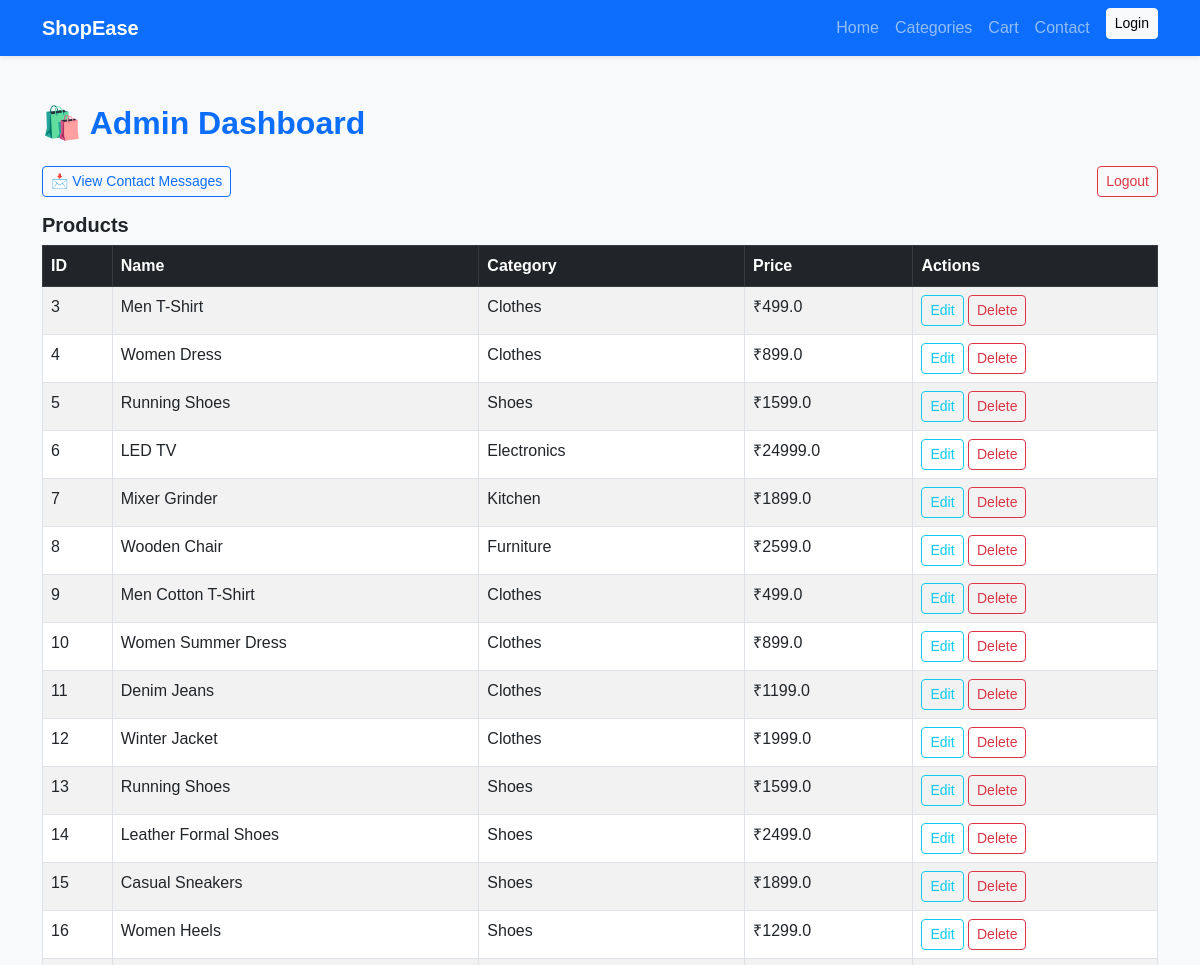
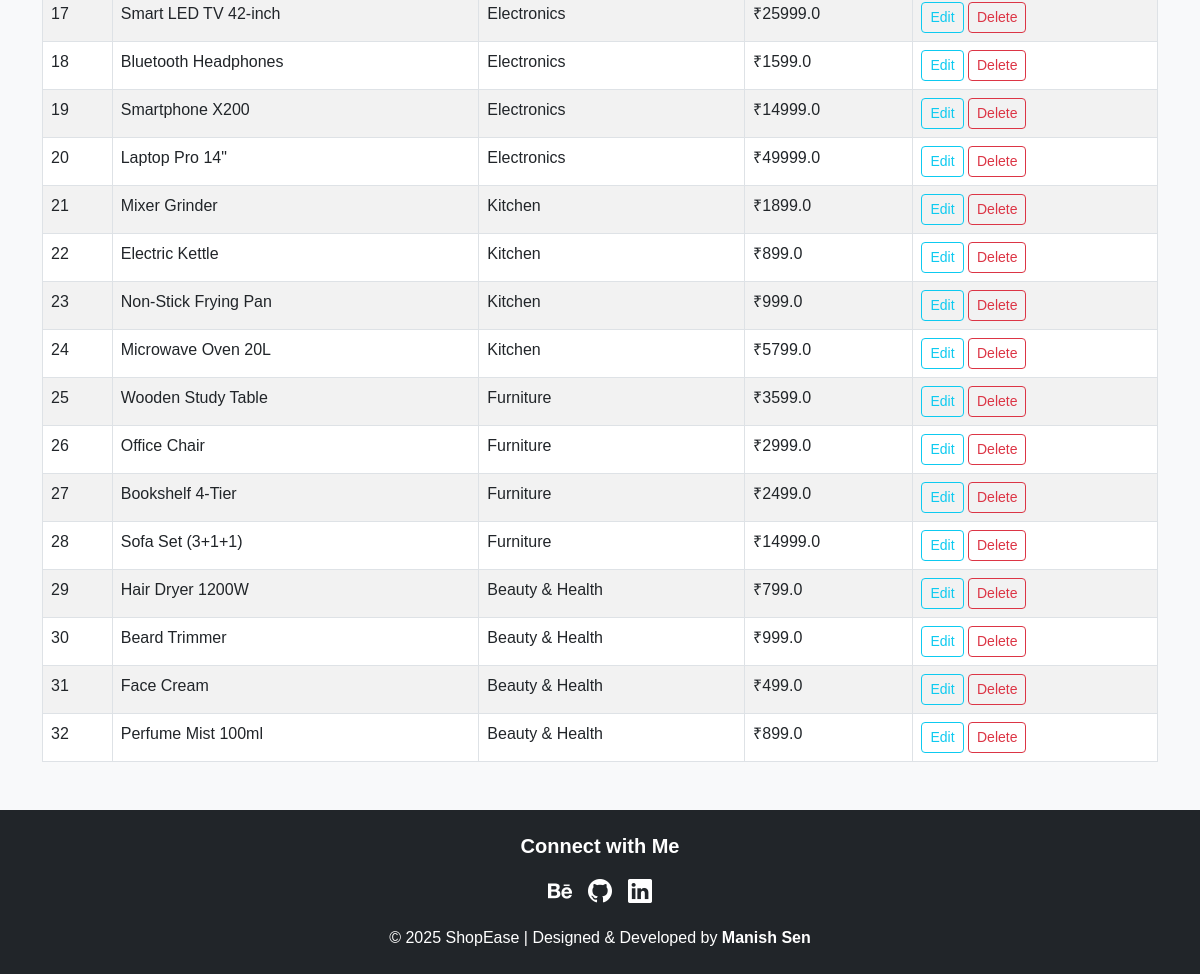
The page /admin_dashboard (signed in) on the database its author committed (2 pictures, top to bottom).
### tables this page shows
CREATE TABLE products (
                id INTEGER PRIMARY KEY AUTOINCREMENT,
                name TEXT,
                category TEXT,
                price REAL,
                image TEXT,
                description TEXT
            );

### app.py (the view)
@app.route('/admin_dashboard')
def admin_dashboard():
    if 'admin' not in session:
        return redirect(url_for('admin_login'))
    conn = sqlite3.connect("database.db")
    conn.row_factory = sqlite3.Row
    cur = conn.cursor()
    cur.execute("SELECT * FROM products")
    products = cur.fetchall()
    cur.execute("SELECT * FROM orders")
    orders = cur.fetchall()
    conn.close()
    return render_template("admin_dashboard.html", products=products, orders=orders)

### templates/admin_dashboard.html
{% extends "base.html" %}
{% block content %}
<h2 class="fw-bold text-primary mb-4">🛍️ Admin Dashboard</h2>
<div class="mb-3">
  <a href="/admin_contacts" class="btn btn-outline-primary btn-sm">📩 View Contact Messages</a>
  <a href="/logout" class="btn btn-outline-danger btn-sm float-end">Logout</a>
</div>
<h5 class="fw-bold">Products</h5>
<table class="table table-striped table-bordered">
  <thead class="table-dark">
    <tr><th>ID</th><th>Name</th><th>Category</th><th>Price</th><th>Actions</th></tr>
  </thead>
  <tbody>
    {% for p in products %}
    <tr>
      <td>{{ p['id'] }}</td>
      <td>{{ p['name'] }}</td>
      <td>{{ p['category'] }}</td>
      <td>₹{{ p['price'] }}</td>
      <td>
        <a href="/edit_product/{{ p['id'] }}" class="btn btn-sm btn-outline-info">Edit</a>
        <a href="/delete_product/{{ p['id'] }}" class="btn btn-sm btn-outline-danger">Delete</a>
      </td>
    </tr>
    {% endfor %}
  </tbody>
</table>
{% endblock %}

### static/css/style.css (style rules this page uses)
body { font-family: 'Poppins', sans-serif; background-color: #f8f9fa; }

### rows shown on the page
products: id "3", name "Men T-Shirt", category "Clothes", price "499.0"
products: id "4", name "Women Dress", category "Clothes", price "899.0"
products: id "5", name "Running Shoes", category "Shoes", price "1599.0"
products: id "6", name "LED TV", category "Electronics", price "24999.0"
products: id "7", name "Mixer Grinder", category "Kitchen", price "1899.0"
products: id "8", name "Wooden Chair", category "Furniture", price "2599.0"
products: id "9", name "Men Cotton T-Shirt", category "Clothes", price "499.0"
products: id "10", name "Women Summer Dress", category "Clothes", price "899.0"
products: id "11", name "Denim Jeans", category "Clothes", price "1199.0"
products: id "12", name "Winter Jacket", category "Clothes", price "1999.0"
products: id "13", name "Running Shoes", category "Shoes", price "1599.0"
products: id "14", name "Leather Formal Shoes", category "Shoes", price "2499.0"
products: id "15", name "Casual Sneakers", category "Shoes", price "1899.0"
products: id "16", name "Women Heels", category "Shoes", price "1299.0"
products: id "17", name "Smart LED TV 42-inch", category "Electronics", price "25999.0"
products: id "18", name "Bluetooth Headphones", category "Electronics", price "1599.0"
products: id "19", name "Smartphone X200", category "Electronics", price "14999.0"
products: id "20", name "Laptop Pro 14\"", category "Electronics", price "49999.0"
products: id "21", name "Mixer Grinder", category "Kitchen", price "1899.0"
products: id "22", name "Electric Kettle", category "Kitchen", price "899.0"
products: id "23", name "Non-Stick Frying Pan", category "Kitchen", price "999.0"
products: id "24", name "Microwave Oven 20L", category "Kitchen", price "5799.0"
products: id "25", name "Wooden Study Table", category "Furniture", price "3599.0"
products: id "26", name "Office Chair", category "Furniture", price "2999.0"
products: id "27", name "Bookshelf 4-Tier", category "Furniture", price "2499.0"
products: id "28", name "Sofa Set (3+1+1)", category "Furniture", price "14999.0"
products: id "29", name "Hair Dryer 1200W", category "Beauty & Health", price "799.0"
products: id "30", name "Beard Trimmer", category "Beauty & Health", price "999.0"
products: id "31", name "Face Cream", category "Beauty & Health", price "499.0"
products: id "32", name "Perfume Mist 100ml", category "Beauty & Health", price "899.0"
